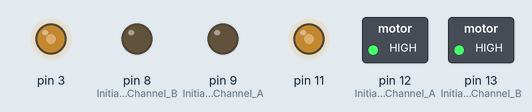
Recording of a sketch running on a simulated Arduino Uno, built with avr-gcc and run on an emulated ATmega328P. Shown: switched loads named in the sketch (green lamp = pin HIGH), output pins drawn as LEDs (lit = HIGH).

Above: at 0.05 s.
At 3.95 s:
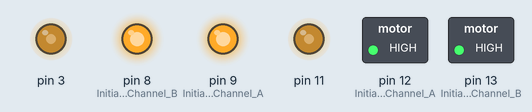
At 5.95 s:
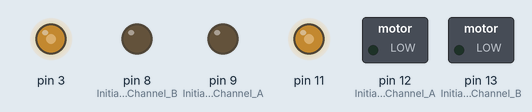
At 7.95 s:
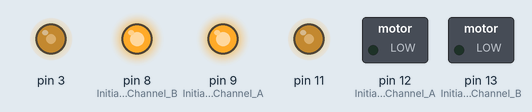
Timing chart, 0 to 9.2 s (numbered marks = the images above):
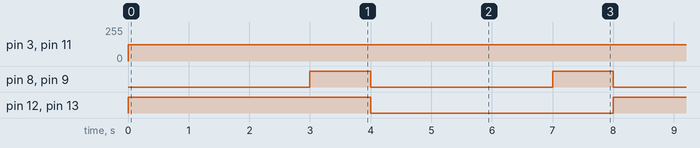

The sketch:

motor_shield.ino
```cpp
void setup() {

  //Setup Channel A
  pinMode(12, OUTPUT); //Initiates Motor Channel A pin
  pinMode(9, OUTPUT); //Initiates Brake Channel A pin
  //Setup Channel B
  pinMode(13, OUTPUT); //Initiates Motor Channel B pin
  pinMode(8, OUTPUT);  //Initiates Brake Channel B pin

}

void loop(){

  //forward @ half speed
  digitalWrite(12, HIGH); //Establishes forward direction of Channel A
  digitalWrite(9, LOW);   //Disengage the Brake for Channel A
  analogWrite(3, 123);   //Spins the motor on Channel A at full speed

  digitalWrite(13, HIGH);  //Establishes backward direction of Channel B
  digitalWrite(8, LOW);   //Disengage the Brake for Channel B
  analogWrite(11, 123);    //Spins the motor on Channel B at half speed

  delay(3000);

  digitalWrite(9, HIGH); //Eengage the Brake for Channel A
  digitalWrite(8, HIGH); //Engage the Brake for Channel B

  delay(1000);

  //backward @ half speed
  digitalWrite(12, LOW); //Establishes backward direction of Channel A
  digitalWrite(9, LOW);   //Disengage the Brake for Channel A
  analogWrite(3, 123);   //Spins the motor on Channel A at half speed
   digitalWrite(13, LOW);  //Establishes backward direction of Channel B
  digitalWrite(8, LOW);   //Disengage the Brake for Channel B
  analogWrite(11, 123);    //Spins the motor on Channel B at half speed

  delay(3000);

  digitalWrite(9, HIGH); //Eengage the Brake for Channel A
  digitalWrite(8, HIGH); //Eengage the Brake for Channel A

  delay(1000);

}
```

Measured:
- by itself, pin 3, pin 11: 0/255 → 123/255 at 0.00 s
- by itself, pin 8 (Initiates_Brake_Channel_B), pin 9 (Initiates_Brake_Channel_A): alternates HIGH for 1.0 s and LOW for 3.0 s
- by itself, pin 12 (Initiates_Motor_Channel_A), pin 13 (Initiates_Motor_Channel_B): alternates HIGH for 4.0 s and LOW for 4.0 s
